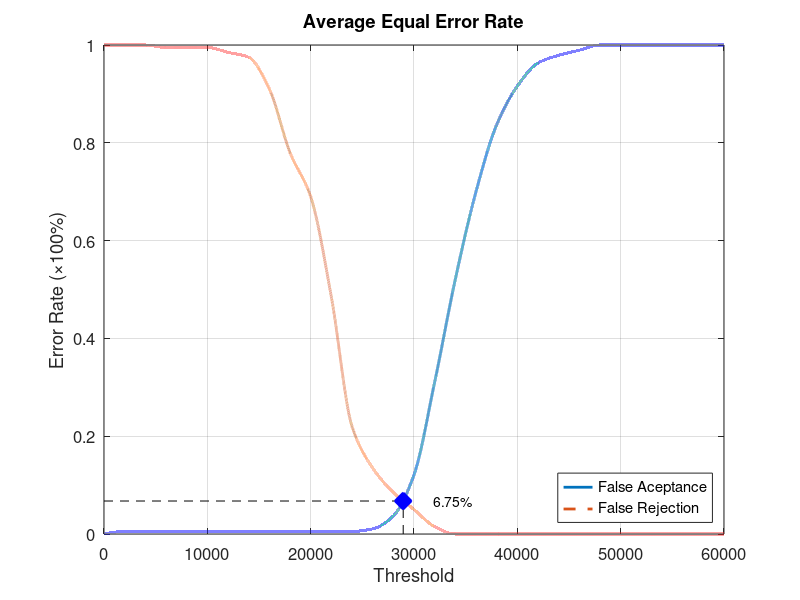
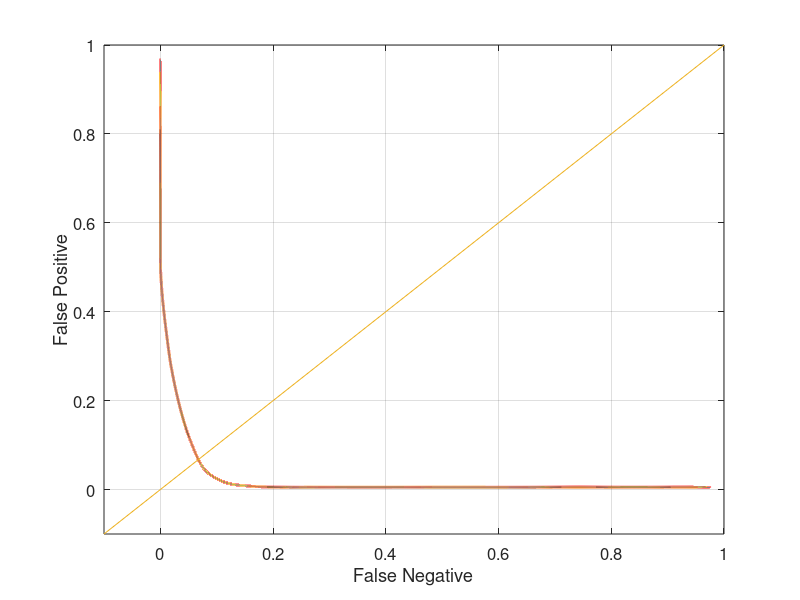

Write MATLAB code to recreate these figures, in order.
function yEER = Database4_3
close all;
clear;
clc;
x = 0:2000:60000;
xq = 0:0.5:60000;

y0 = [0 0.00526316 0.00526316 0.00526316 0.00526316 0.00526316 0.00526316 0.00526316 0.00526316 0.00526316 0.00526316 0.00526316 0.00526316 0.0105263 0.0368421 0.121053 0.310526 0.521053 0.7 0.836842 0.915789 0.963158 0.978947 0.989474 1 1 1 1 1 1 1];
yy0 = interp1(x, y0, xq, 'pchip');
y1 = [1 1 1 0.995 0.995 0.995 0.985 0.975 0.91 0.78 0.69 0.485 0.22 0.135 0.085 0.05 0.015 0 0 0 0 0 0 0 0 0 0 0 0 0 0];
yy1 = interp1(x, y1, xq, 'pchip');

% Calculating EER: 
y2 = abs(y0 - y1);
find(y2 == min(y2))
yy2 = abs(yy0 - yy1);
xEER = find(yy2 == min(yy2));
xEERIndex = xq(xEER) % X-axis EER
yEER = yy0(xEER) % Y-axis EER

main = figure
plot(xq, yy0,'-','LineWidth', 2);	hold on
plot(xq, yy1,'--','LineWidth', 2);	hold on
plot([xEERIndex xEERIndex], [0 yEER], 'k--');	hold on
plot([0 xEERIndex], [yEER yEER], 'k--');	hold on
plot(xEERIndex, yEER, 'bx', 'LineWidth', 10);	hold on
text(xEERIndex + 10 * xEERIndex / 100, yEER, [num2str(round((10000 * yEER)) / 100) '%'])
legend('False Aceptance', 'False Rejection', 'Location', 'SouthEast')
xlabel('Threshold')
ylabel('Error Rate (\times100%)')
title('Average Equal Error Rate')
set(gca, 'FontSize', 12)
axis([0 60000 0 1])
grid on

print(main, 'Database4_3Main', '-dpng');
FNRxFPR = figure('Color', [1 1 1]);
plot(yy1, yy0, '-', yy1, yy0, 'LineWidth', 2);
hold on
y = -0.1:0.1:1
plot(y, y); 
set(gca, 'FontSize', 12)
xlabel('False Negative')
ylabel('False Positive')
axis([-0.1 1 -0.1 1])
set(gca, 'FontSize', 12)
grid on

print(FNRxFPR, 'Database4_3FNRxFPR','-dpng');
end
